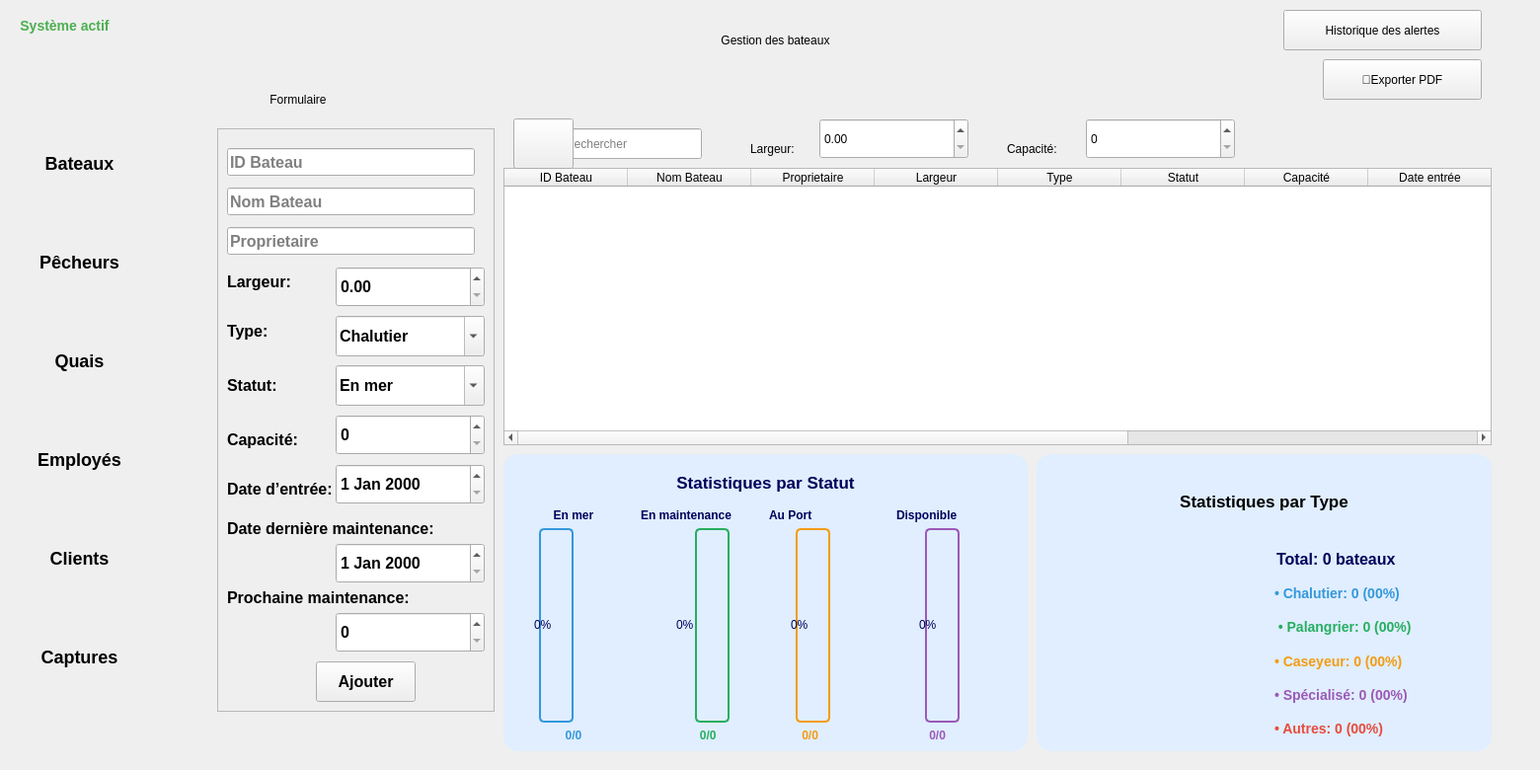
    <widget class="QWidget" name="gestionbateaub">
     <widget class="QLabel" name="label_alert_statusb">
      <property name="geometry">
       <rect>
        <x>10</x>
        <y>10</y>
        <width>111</width>
        <height>31</height>
       </rect>
      </property>
      <property name="styleSheet">
       <string notr="true">color: #4CAF50;
    font-weight: bold;
    font-size: 14px;
    padding: 5px;</string>
      </property>
      <property name="text">
       <string>Système actif</string>
      </property>
      <property name="alignment">
       <set>Qt::AlignmentFlag::AlignCenter</set>
      </property>
     </widget>
     <widget class="QFrame" name="frame_typesb">
      <property name="geometry">
       <rect>
        <x>1050</x>
        <y>460</y>
        <width>461</width>
        <height>301</height>
       </rect>
      </property>
      <property name="styleSheet">
       <string notr="true">background-color: rgb(224, 238, 255);
border:1PX solid  rgb(0, 0, 115);
            border-radius: 15px;
        border-radius: 15px;

</string>
      </property>
      <property name="frameShape">
       <enum>QFrame::Shape::StyledPanel</enum>
      </property>
      <property name="frameShadow">
       <enum>QFrame::Shadow::Raised</enum>
      </property>
      <layout class="QVBoxLayout" name="verticalLayout_typesb">
       <item>
        <widget class="QLabel" name="label_typesb">
         <property name="styleSheet">
          <string notr="true">
                        font-weight: bold;
                        font-size: 17px;
                        padding: 10px;</string>
         </property>
         <property name="text">
          <string>Statistiques par Type</string>
         </property>
         <property name="alignment">
          <set>Qt::AlignmentFlag::AlignCenter</set>
         </property>
        </widget>
       </item>
       <item>
        <layout class="QHBoxLayout" name="horizontalLayout_typesb">
         <item>
          <widget class="QLabel" name="progressTypeCircleb">
           <property name="minimumSize">
            <size>
             <width>200</width>
             <height>200</height>
            </size>
           </property>
           <property name="styleSheet">
            <string notr="true"/>
           </property>
           <property name="text">
            <string/>
           </property>
           <property name="alignment">
            <set>Qt::AlignmentFlag::AlignCenter</set>
           </property>
          </widget>
         </item>
         <item>
          <layout class="QVBoxLayout" name="verticalLayout_legendb">
           <item>
            <widget class="QLabel" name="label_total_typesb">
             <property name="styleSheet">
              <string notr="true"> 	color: rgb(0, 0, 90);
                                        font-weight: bold;
                                        font-size: 16px;
                                        padding: 5px;</string>
             </property>
             <property name="text">
              <string>Total: 0 bateaux</string>
             </property>
            </widget>
           </item>
           <item>
            <widget class="QLabel" name="label_legend_chalutierb">
             <property name="styleSheet">
              <string notr="true">color: #3498db;
                                        font-weight: bold;
                                        font-size: 14px;
                                        padding: 3px;</string>
             </property>
             <property name="text">
              <string>• Chalutier: 0 (00%)</string>
             </property>
            </widget>
           </item>
           <item>
            <widget class="QLabel" name="label_legend_palangrierb">
             <property name="styleSheet">
              <string notr="true">color: #27ae60;
                                        font-weight: bold;
                                        font-size: 14px;
                                        padding: 3px;</string>
             </property>
             <property name="text">
              <string> • Palangrier: 0 (00%)</string>
             </property>
            </widget>
           </item>
           <item>
            <widget class="QLabel" name="label_legend_caseyeurb">
             <property name="styleSheet">
              <string notr="true">color: #f39c12;
                                        font-weight: bold;
                                        font-size: 14px;
                                        padding: 3px;</string>
             </property>
             <property name="text">
              <string>• Caseyeur: 0 (00%)</string>
             </property>
            </widget>
           </item>
           <item>
            <widget class="QLabel" name="label_legend_traditionalb">
             <property name="styleSheet">
              <string notr="true">color: #9b59b6;
                                        font-weight: bold;
                                        font-size: 14px;
                                        padding: 3px;</string>
             </property>
             <property name="text">
              <string>• Spécialisé: 0 (00%)</string>
             </property>
            </widget>
           </item>
           <item>
            <widget class="QLabel" name="label_legend_otherb">
             <property name="styleSheet">
              <string notr="true">color: #e74c3c;
                                        font-weight: bold;
                                        font-size: 14px;
                                        padding: 3px;</string>
             </property>
             <property name="text">
              <string>• Autres: 0 (00%)</string>
             </property>
            </widget>
           </item>
          </layout>
         </item>
        </layout>
       </item>
      </layout>
     </widget>
     <widget class="QFrame" name="frame_zonesb">
      <property name="geometry">
       <rect>
        <x>510</x>
        <y>460</y>
        <width>531</width>
        <height>301</height>
       </rect>
      </property>
      <property name="styleSheet">
       <string notr="true">
        border-radius: 15px;
background-color: rgb(224, 238, 255);
border:1PX solid  rgb(0, 0, 115);
   	color: rgb(0, 0, 90);
</string>
      </property>
      <property name="frameShape">
       <enum>QFrame::Shape::StyledPanel</enum>
      </property>
      <property name="frameShadow">
       <enum>QFrame::Shadow::Raised</enum>
      </property>
      <layout class="QVBoxLayout" name="verticalLayout_zones">
       <item>
        <widget class="QLabel" name="label_zonesb">
         <property name="styleSheet">
          <string notr="true">
                    font-weight: bold;
                    font-size: 17px;
                    padding: 10px;</string>
         </property>
         <property name="text">
          <string>Statistiques par Statut</string>
         </property>
         <property name="alignment">
          <set>Qt::AlignmentFlag::AlignCenter</set>
         </property>
        </widget>
       </item>
       <item>
        <layout class="QHBoxLayout" name="horizontalLayout_zonesb">
         <item>
          <layout class="QVBoxLayout" name="zoneNordLayoutb">
           <item>
            <widget class="QLabel" name="label_zoneNordb">
             <property name="styleSheet">
              <string notr="true"> 	color: rgb(0, 0, 90);

                                    text-align: center;
                                    font-weight: bold;</string>
             </property>
             <property name="text">
              <string>En mer</string>
             </property>
             <property name="alignment">
              <set>Qt::AlignmentFlag::AlignCenter</set>
             </property>
            </widget>
           </item>
           <item>
            <widget class="QProgressBar" name="progressZoneNordb">
             <property name="minimumSize">
              <size>
               <width>30</width>
               <height>120</height>
              </size>
             </property>
             <property name="styleSheet">
              <string notr="true">QProgressBar:vertical {
    width: 25px;
    border: 2px solid #3498db;
    border-radius: 5px;
    background-color: rgb(224, 238, 255);
    text-align: center;
    padding: 3px;
margin-left:27px;
}
QProgressBar::chunk:vertical {
    background-color: qlineargradient(x1:0, y1:0, x2:0, y2:1,
        stop:0 #3498db, stop:1 #2980b9);
    border-radius: 3px;
}</string>
             </property>
             <property name="value">
              <number>0</number>
             </property>
             <property name="textVisible">
              <bool>true</bool>
             </property>
             <property name="orientation">
              <enum>Qt::Orientation::Vertical</enum>
             </property>
             <property name="format">
              <string>%p%</string>
             </property>
            </widget>
           </item>
           <item>
            <widget class="QLabel" name="value_zoneNordb">
             <property name="styleSheet">
              <string notr="true">color: #3498db;
                                    font-weight: bold;
                                    font-size: 12px;
                                    text-align: center;</string>
             </property>
             <property name="text">
              <string>0/0</string>
             </property>
             <property name="alignment">
              <set>Qt::AlignmentFlag::AlignCenter</set>
             </property>
            </widget>
           </item>
          </layout>
         </item>
         <item>
          <layout class="QVBoxLayout" name="zoneSudLayoutb">
           <item>
            <widget class="QLabel" name="label_zoneSudb">
             <property name="styleSheet">
              <string notr="true"> 	color: rgb(0, 0, 90);

                                    text-align: center;
                                    font-weight: bold;</string>
             </property>
             <property name="text">
              <string>En maintenance</string>
             </property>
            </widget>
           </item>
           <item>
            <widget class="QProgressBar" name="progressZoneSudb">
             <property name="minimumSize">
              <size>
               <width>30</width>
               <height>120</height>
              </size>
             </property>
             <property name="styleSheet">
              <string notr="true">QProgressBar:vertical {
    width: 25px;
    border: 2px solid #27ae60;
    border-radius: 5px;
background-color: rgb(224, 238, 255);
    text-align: center;
    padding: 3px;
margin-left:55px;
}
QProgressBar::chunk:vertical {
    background-color: qlineargradient(x1:0, y1:0, x2:0, y2:1,
        stop:0 #27ae60, stop:1 #229954);
    border-radius: 3px;
}</string>
             </property>
             <property name="value">
              <number>0</number>
             </property>
             <property name="textVisible">
              <bool>true</bool>
             </property>
             <property name="orientation">
              <enum>Qt::Orientation::Vertical</enum>
             </property>
             <property name="format">
              <string>%p%</string>
             </property>
            </widget>
           </item>
           <item>
            <widget class="QLabel" name="value_zoneSudb">
             <property name="styleSheet">
              <string notr="true">color: #27ae60;
                                    font-weight: bold;
                                    font-size: 12px;
                                    text-align: center;</string>
             </property>
             <property name="text">
              <string>                  0/0</string>
             </property>
            </widget>
           </item>
          </layout>
         </item>
         <item>
          <layout class="QVBoxLayout" name="zoneEstLayoutb">
           <item>
            <widget class="QLabel" name="label_zoneEstb">
             <property name="styleSheet">
              <string notr="true"> 	color: rgb(0, 0, 90);

                                    text-align: center;
                                    font-weight: bold;</string>
             </property>
             <property name="text">
              <string>Au Port</string>
             </property>
            </widget>
           </item>
           <item>
            <widget class="QProgressBar" name="progressZoneEstb">
             <property name="minimumSize">
              <size>
               <width>30</width>
               <height>120</height>
              </size>
             </property>
             <property name="styleSheet">
              <string notr="true">QProgressBar:vertical {
    width: 25px;
    border: 2px solid #f39c12;
    border-radius: 5px;
  background-color: rgb(224, 238, 255);
    text-align: center;
    padding: 3px;
margin-left:27px;
}
QProgressBar::chunk:vertical {
    background-color: qlineargradient(x1:0, y1:0, x2:0, y2:1,
        stop:0 #f39c12, stop:1 #d68910);
    border-radius: 3px;
}</string>
             </property>
             <property name="value">
              <number>0</number>
             </property>
             <property name="textVisible">
              <bool>true</bool>
             </property>
             <property name="orientation">
              <enum>Qt::Orientation::Vertical</enum>
             </property>
             <property name="format">
              <string>%p%</string>
             </property>
            </widget>
           </item>
           <item>
            <widget class="QLabel" name="value_zoneEstb">
             <property name="styleSheet">
              <string notr="true">color: #f39c12;
                                    font-weight: bold;
                                    font-size: 12px;
                                    text-align: center;</string>
             </property>
             <property name="text">
              <string>          0/0</string>
             </property>
            </widget>
           </item>
          </layout>
         </item>
         <item>
          <layout class="QVBoxLayout" name="zoneOuestLayoutb">
           <item>
            <widget class="QLabel" name="label_zoneOuestb">
             <property name="styleSheet">
              <string notr="true"> 	color: rgb(0, 0, 90);

                                    text-align: center;
                                    font-weight: bold;</string>
             </property>
             <property name="text">
              <string>Disponible</string>
             </property>
            </widget>
           </item>
           <item>
            <widget class="QProgressBar" name="progressZoneOuestb">
             <property name="minimumSize">
              <size>
               <width>30</width>
               <height>120</height>
              </size>
             </property>
             <property name="styleSheet">
              <string notr="true">QProgressBar:vertical {
    width: 25px;
    border: 2px solid #9b59b6;
    border-radius: 5px;
   background-color: rgb(224, 238, 255);
    text-align: center;
    padding: 3px;
margin-left:29px;
}
QProgressBar::chunk:vertical {
    background-color: qlineargradient(x1:0, y1:0, x2:0, y2:1,
        stop:0 #9b59b6, stop:1 #8e44ad);
    border-radius: 3px;
}</string>
             </property>
             <property name="value">
              <number>0</number>
             </property>
             <property name="textVisible">
              <bool>true</bool>
             </property>
             <property name="orientation">
              <enum>Qt::Orientation::Vertical</enum>
             </property>
             <property name="format">
              <string>%p%</string>
             </property>
            </widget>
           </item>
           <item>
            <widget class="QLabel" name="value_zoneOuestb">
             <property name="styleSheet">
              <string notr="true">color: #9b59b6;
                                    font-weight: bold;
                                    font-size: 12px;
                                    text-align: center;</string>
             </property>
             <property name="text">
              <string>          0/0</string>
             </property>
            </widget>
           </item>
          </layout>
         </item>
        </layout>
       </item>
      </layout>
     </widget>
     <widget class="QFrame" name="frame_2b">
      <property name="geometry">
       <rect>
        <x>220</x>
        <y>130</y>
        <width>281</width>
        <height>591</height>
       </rect>
      </property>
      <property name="styleSheet">
       <string notr="true">font-size:16px;
font-weight:600;</string>
      </property>
      <property name="frameShape">
       <enum>QFrame::Shape::StyledPanel</enum>
      </property>
      <property name="frameShadow">
       <enum>QFrame::Shadow::Raised</enum>
      </property>
      <widget class="QLineEdit" name="lineEdit_3b">
       <property name="geometry">
        <rect>
         <x>10</x>
         <y>20</y>
         <width>251</width>
         <height>28</height>
        </rect>
       </property>
       <property name="text">
        <string/>
       </property>
       <property name="placeholderText">
        <string>ID Bateau</string>
       </property>
      </widget>
      <widget class="QLineEdit" name="lineEdit_4b">
       <property name="geometry">
        <rect>
         <x>10</x>
         <y>60</y>
         <width>251</width>
         <height>28</height>
        </rect>
       </property>
       <property name="text">
        <string/>
       </property>
       <property name="placeholderText">
        <string>Nom Bateau</string>
       </property>
      </widget>
      <widget class="QPushButton" name="pushButton_2b">
       <property name="geometry">
        <rect>
         <x>100</x>
         <y>540</y>
         <width>101</width>
         <height>41</height>
        </rect>
       </property>
       <property name="text">
        <string>Ajouter</string>
       </property>
      </widget>
      <widget class="QLineEdit" name="lineEdit_5b">
       <property name="geometry">
        <rect>
         <x>10</x>
         <y>100</y>
         <width>251</width>
         <height>28</height>
        </rect>
       </property>
       <property name="placeholderText">
        <string>Proprietaire</string>
       </property>
      </widget>
      <widget class="QComboBox" name="comboBox_2b">
       <property name="enabled">
        <bool>true</bool>
       </property>
       <property name="geometry">
        <rect>
         <x>120</x>
         <y>240</y>
         <width>151</width>
         <height>41</height>
        </rect>
       </property>
       <property name="editable">
        <bool>true</bool>
       </property>
       <property name="currentText">
        <string>En mer</string>
       </property>
       <item>
        <property name="text">
         <string>En mer</string>
        </property>
       </item>
       <item>
        <property name="text">
         <string>Au port</string>
        </property>
       </item>
       <item>
        <property name="text">
         <string>En maintenance</string>
        </property>
       </item>
       <item>
        <property name="text">
         <string>Disponible</string>
        </property>
       </item>
      </widget>
      <widget class="QSpinBox" name="spinBoxb">
       <property name="geometry">
        <rect>
         <x>120</x>
         <y>290</y>
         <width>151</width>
         <height>41</height>
        </rect>
       </property>
      </widget>
      <widget class="QLabel" name="label_14b">
       <property name="geometry">
        <rect>
         <x>10</x>
         <y>250</y>
         <width>63</width>
         <height>20</height>
        </rect>
       </property>
       <property name="styleSheet">
        <string notr="true"/>
       </property>
       <property name="text">
        <string>Statut:</string>
       </property>
      </widget>
      <widget class="QLabel" name="label_9b">
       <property name="geometry">
        <rect>
         <x>10</x>
         <y>190</y>
         <width>71</width>
         <height>31</height>
        </rect>
       </property>
       <property name="text">
        <string>Type:</string>
       </property>
      </widget>
      <widget class="QComboBox" name="comboBoxb">
       <property name="enabled">
        <bool>true</bool>
       </property>
       <property name="geometry">
        <rect>
         <x>120</x>
         <y>190</y>
         <width>151</width>
         <height>41</height>
        </rect>
       </property>
       <property name="editable">
        <bool>true</bool>
       </property>
       <property name="currentText">
        <string>Chalutier</string>
       </property>
       <property name="placeholderText">
        <string/>
       </property>
       <property name="duplicatesEnabled">
        <bool>false</bool>
       </property>
       <item>
        <property name="text">
         <string>Chalutier</string>
        </property>
       </item>
       <item>
        <property name="text">
         <string>Palangrier</string>
        </property>
       </item>
       <item>
        <property name="text">
         <string>Caseyeur</string>
        </property>
       </item>
       <item>
        <property name="text">
         <string>Traditional</string>
        </property>
       </item>
       <item>
        <property name="text">
         <string>Petit bateau</string>
        </property>
       </item>
       <item>
        <property name="text">
         <string>Spécialisé</string>
        </property>
       </item>
      </widget>
      <widget class="QLabel" name="label_15b">
       <property name="geometry">
        <rect>
         <x>10</x>
         <y>300</y>
         <width>81</width>
         <height>31</height>
        </rect>
       </property>
       <property name="styleSheet">
        <string notr="true"/>
       </property>
       <property name="text">
        <string>Capacité:</string>
       </property>
      </widget>
      <widget class="QLabel" name="label_18b">
       <property name="geometry">
        <rect>
         <x>10</x>
         <y>140</y>
         <width>71</width>
         <height>31</height>
        </rect>
       </property>
       <property name="text">
        <string>Largeur:</string>
       </property>
      </widget>
      <widget class="QDoubleSpinBox" name="doubleSpinBox">
       <property name="geometry">
        <rect>
         <x>120</x>
         <y>140</y>
         <width>151</width>
         <height>41</height>
        </rect>
       </property>
      </widget>
      <widget class="QLabel" name="label_15b_2">
       <property name="geometry">
        <rect>
         <x>10</x>
         <y>350</y>
         <width>131</width>
         <height>31</height>
        </rect>
       </property>
       <property name="styleSheet">
        <string notr="true">border:none;
background-color:transparent;</string>
       </property>
       <property name="text">
        <string>Date d’entrée:</string>
       </property>
      </widget>
      <widget class="QDateEdit" name="dateEdit">
       <property name="geometry">
        <rect>
         <x>120</x>
         <y>340</y>
         <width>151</width>
         <height>41</height>
        </rect>
       </property>
      </widget>
      <widget class="QLabel" name="label_15b_3">
       <property name="geometry">
        <rect>
         <x>10</x>
         <y>390</y>
         <width>211</width>
         <height>31</height>
        </rect>
       </property>
       <property name="styleSheet">
        <string notr="true">border:none;
background-color:transparent;</string>
       </property>
       <property name="text">
        <string>Date dernière maintenance:</string>
       </property>
      </widget>
      <widget class="QDateEdit" name="dateEdit_2">
       <property name="geometry">
        <rect>
         <x>120</x>
         <y>420</y>
         <width>151</width>
         <height>41</height>
        </rect>
       </property>
      </widget>
      <widget class="QLabel" name="label_15b_4">
       <property name="geometry">
        <rect>
         <x>10</x>
         <y>460</y>
         <width>211</width>
         <height>31</height>
        </rect>
       </property>
       <property name="styleSheet">
        <string notr="true">border:none;
background-color:transparent;</string>
       </property>
       <property name="text">
        <string>Prochaine maintenance:</string>
       </property>
      </widget>
      <widget class="QSpinBox" name="spinBox">
       <property name="geometry">
        <rect>
         <x>120</x>
         <y>490</y>
         <width>151</width>
         <height>41</height>
        </rect>
       </property>
      </widget>
     </widget>
     <widget class="QLabel" name="label_6b">
      <property name="geometry">
       <rect>
        <x>240</x>
        <y>80</y>
        <width>231</width>
        <height>41</height>
       </rect>
      </property>
      <property name="text">
       <string>          Formulaire</string>
      </property>
     </widget>
     <widget class="QTableWidget" name="tableWidgetb">
      <property name="geometry">
       <rect>
        <x>510</x>
        <y>170</y>
        <width>1001</width>
        <height>281</height>
       </rect>
      </property>
      <attribute name="horizontalHeaderDefaultSectionSize">
       <number>125</number>
      </attribute>
      <column>
       <property name="text">
        <string>ID Bateau</string>
       </property>
      </column>
      <column>
       <property name="text">
        <string>Nom Bateau</string>
       </property>
      </column>
      <column>
       <property name="text">
        <string>Proprietaire</string>
       </property>
      </column>
      <column>
       <property name="text">
        <string>Largeur</string>
       </property>
      </column>
      <column>
       <property name="text">
        <string>Type</string>
       </property>
      </column>
      <column>
       <property name="text">
        <string>Statut</string>
       </property>
      </column>
      <column>
       <property name="text">
        <string>Capacité</string>
       </property>
      </column>
      <column>
       <property name="text">
        <string>Date entrée</string>
       </property>
      </column>
      <column>
       <property name="text">
        <string>Date dernière maintenance</string>
       </property>
      </column>
      <column>
       <property name="text">
        <string>Prochaine maintenance</string>
       </property>
      </column>
      <column>
       <property name="text">
        <string>Actions</string>
       </property>
      </column>
     </widget>
     <widget class="QLabel" name="label_5b">
      <property name="geometry">
       <rect>
        <x>20</x>
        <y>10</y>
        <width>1531</width>
        <height>61</height>
       </rect>
      </property>
      <property name="styleSheet">
       <string notr="true"/>
      </property>
      <property name="text">
       <string>Gestion des bateaux</string>
      </property>
      <property name="alignment">
       <set>Qt::AlignmentFlag::AlignCenter</set>
      </property>
     </widget>
     <widget class="QPushButton" name="pushButton_pdfb">
      <property name="geometry">
       <rect>
        <x>1340</x>
        <y>60</y>
        <width>161</width>
        <height>41</height>
       </rect>
      </property>
      <property name="text">
       <string>📄Exporter PDF</string>
      </property>
     </widget>
     <widget class="QPushButton" name="pushButton_alertb">
      <property name="geometry">
       <rect>
        <x>1300</x>
        <y>10</y>
        <width>201</width>
        <height>41</height>
       </rect>
      </property>
      <property name="text">
       <string>Historique des alertes</string>
      </property>
     </widget>
     <widget class="QLabel" name="label_18b_2">
      <property name="geometry">
       <rect>
        <x>760</x>
        <y>130</y>
        <width>71</width>
        <height>41</height>
       </rect>
      </property>
      <property name="text">
       <string>Largeur:</string>
      </property>
     </widget>
     <widget class="QDoubleSpinBox" name="doubleSpinBox_largeur">
      <property name="geometry">
       <rect>
        <x>830</x>
        <y>120</y>
        <width>151</width>
        <height>41</height>
       </rect>
      </property>
     </widget>
     <widget class="QLineEdit" name="lineEdit_4p_2">
      <property name="geometry">
       <rect>
        <x>570</x>
        <y>130</y>
        <width>141</width>
        <height>31</height>
       </rect>
      </property>
      <property name="text">
       <string/>
      </property>
      <property name="placeholderText">
       <string>Rechercher</string>
      </property>
     </widget>
     <widget class="QLabel" name="label_15b_2b">
      <property name="geometry">
       <rect>
        <x>1020</x>
        <y>130</y>
        <width>81</width>
        <height>41</height>
       </rect>
      </property>
      <property name="text">
       <string>Capacité:</string>
      </property>
     </widget>
     <widget class="QSpinBox" name="spinBoxb_2b">
      <property name="geometry">
       <rect>
        <x>1100</x>
        <y>120</y>
        <width>151</width>
        <height>41</height>
       </rect>
      </property>
     </widget>
     <widget class="QPushButton" name="pushButton_9e_2b">
      <property name="geometry">
       <rect>
        <x>520</x>
        <y>120</y>
        <width>61</width>
        <height>51</height>
       </rect>
      </property>
      <property name="styleSheet">
       <string notr="true">image: url(:/res/loupe.png);</string>
      </property>
      <property name="text">
       <string/>
      </property>
     </widget>
     <widget class="QFrame" name="frame_3">
      <property name="geometry">
       <rect>
        <x>-160</x>
        <y>70</y>
        <width>371</width>
        <height>701</height>
       </rect>
      </property>
      <property name="styleSheet">
       <string notr="true">border-radius:185px;
font-weight:600;
font-size:18px</string>
      </property>
      <property name="frameShape">
       <enum>QFrame::Shape::StyledPanel</enum>
      </property>
      <property name="frameShadow">
       <enum>QFrame::Shadow::Raised</enum>
      </property>
      <widget class="QPushButton" name="pushButton_3b_2">
       <property name="geometry">
        <rect>
         <x>170</x>
         <y>70</y>
         <width>141</width>
         <height>51</height>
        </rect>
       </property>
       <property name="text">
        <string>Bateaux</string>
       </property>
      </widget>
      <widget class="QPushButton" name="pushButton_3b_3">
       <property name="geometry">
        <rect>
         <x>170</x>
         <y>170</y>
         <width>141</width>
         <height>51</height>
        </rect>
       </property>
       <property name="text">
        <string>Pêcheurs</string>
       </property>
      </widget>
      <widget class="QPushButton" name="pushButton_3b_4">
       <property name="geometry">
        <rect>
         <x>170</x>
         <y>270</y>
         <width>141</width>
         <height>51</height>
        </rect>
       </property>
       <property name="text">
        <string>Quais</string>
       </property>
      </widget>
      <widget class="QPushButton" name="pushButton_3b_5">
       <property name="geometry">
        <rect>
         <x>170</x>
         <y>370</y>
         <width>141</width>
         <height>51</height>
        </rect>
       </property>
       <property name="text">
        <string>Employés</string>
       </property>
      </widget>
      <widget class="QPushButton" name="pushButton_3b_6">
       <property name="geometry">
        <rect>
         <x>170</x>
         <y>470</y>
         <width>141</width>
         <height>51</height>
        </rect>
       </property>
       <property name="text">
        <string>Clients</string>
       </property>
      </widget>
      <widget class="QPushButton" name="pushButton_3b_7">
       <property name="geometry">
        <rect>
         <x>170</x>
         <y>570</y>
         <width>141</width>
         <height>51</height>
        </rect>
       </property>
       <property name="text">
        <string>Captures</string>
       </property>
      </widget>
      <widget class="QPushButton" name="pushButton_pdfb_5">
       <property name="geometry">
        <rect>
         <x>160</x>
         <y>640</y>
         <width>71</width>
         <height>61</height>
        </rect>
       </property>
       <property name="styleSheet">
        <string notr="true">image: url(:/res/en-arriere.png);
border:none;
background-color:transparent</string>
       </property>
       <property name="text">
        <string/>
       </property>
      </widget>
     </widget>
    </widget>
